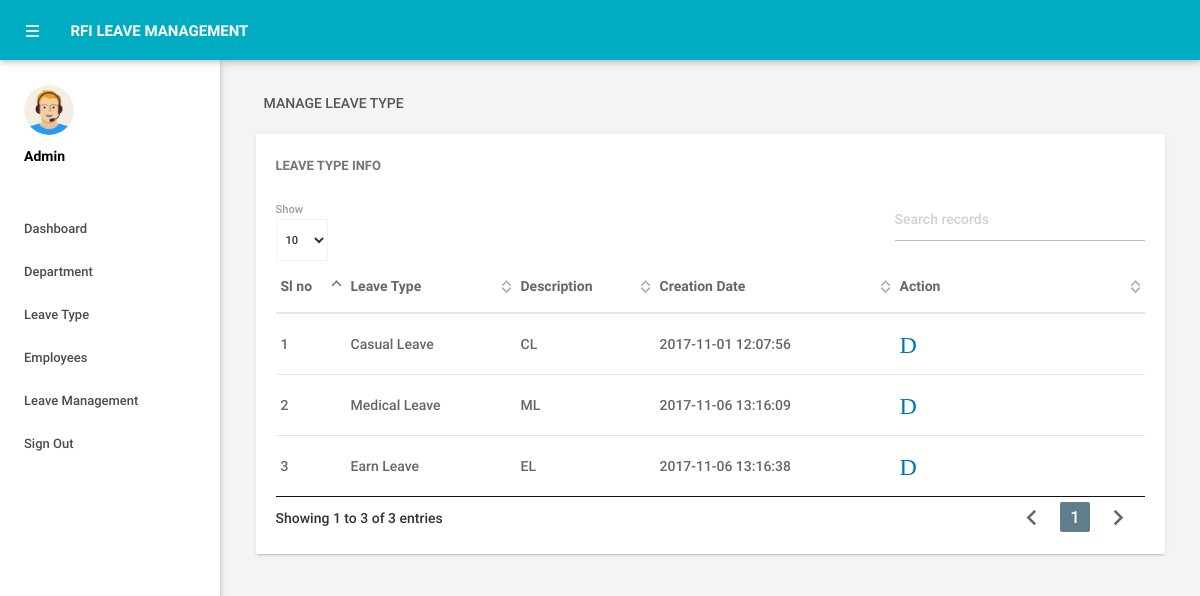
Screenshot of /admin/manageleavetype.php (signed in) with the database file from the repository.
### tables this page shows
CREATE TABLE IF NOT EXISTS `tblleavetype` (
  `id` int(11) NOT NULL,
  `LeaveType` varchar(200) DEFAULT NULL,
  `Description` mediumtext,
  `CreationDate` timestamp NOT NULL DEFAULT CURRENT_TIMESTAMP
);

### admin/manageleavetype.php (the view, shortened to what this page needs)
<?php
include('includes/config.php');
if(strlen($_SESSION['alogin'])==0)
    {
header('location:index.php');
}
else{
 ?>
<!DOCTYPE html>
<html lang="en">
    <head>
        <link type="text/css" rel="stylesheet" href="../assets/plugins/materialize/css/materialize.min.css"/>
        <link href="../assets/plugins/material-preloader/css/materialPreloader.min.css" rel="stylesheet">
        <link href="../assets/plugins/datatables/css/jquery.dataTables.min.css" rel="stylesheet">
        <link href="../assets/css/alpha.min.css" rel="stylesheet" type="text/css"/>
        <link href="../assets/css/custom.css" rel="stylesheet" type="text/css"/>
    </head>
    <body>
       <?php include('includes/header.php');?>
       <?php include('includes/sidebar.php');?>
            <main class="mn-inner">
                <div class="row">
                    <div class="col s12">
                        <div class="page-title">Manage Leave Type</div>
                    </div>
                    <div class="col s12 m12 l12">
                        <div class="card">
                            <div class="card-content">
                                <span class="card-title">Leave Type Info</span>
                                <table id="example" class="display responsive-table ">
                                    <thead>
                                        <tr>
                                            <th>Sl no</th>
                                            <th>Leave Type</th>
                                            <th>Description</th>
                                            <th>Creation Date</th>
                                            <th>Action</th>
                                        </tr>
                                    </thead>
                                    <tbody>
<?php $sql = "SELECT * from tblleavetype";
$query = $dbh -> prepare($sql);
$query->execute();
$results=$query->fetchAll(PDO::FETCH_OBJ);
$cnt=1;
if($query->rowCount() > 0)
{
foreach($results as $result)
{               ?>
                                        <tr>
                                            <td> <?php echo htmlentities($cnt);?></td>
                                            <td><?php echo htmlentities($result->LeaveType);?></td>
                                            <td><?php echo htmlentities($result->Description);?></td>
                                            <td><?php echo htmlentities($result->CreationDate);?></td>
                                            <td><a href="editleavetype.php?lid=<?php echo htmlentities($result->id);?>"><i class="material-icons">Delete</i></a>
                                            <a href="manageleavetype.php?del=<?php echo htmlentities($result->id);?>" onclick="return confirm('Do you want to delete?');"></a> </td>
                                        </tr>
                                         <?php $cnt++;} }?>
                                    </tbody>
                                </table>
                            </div>
                        </div>
                    </div>
                </div>
            </main>
        </div>
        <div class="left-sidebar-hover"></div>
    </body>
</html>
<?php } ?>

### rows the page displays
tblleavetype: LeaveType "Casual Leave", Description "CL", CreationDate "2017-11-01 12:07:56"
tblleavetype: LeaveType "Medical Leave", Description "ML", CreationDate "2017-11-06 13:16:09"
tblleavetype: LeaveType "Earn Leave", Description "EL", CreationDate "2017-11-06 13:16:38"
